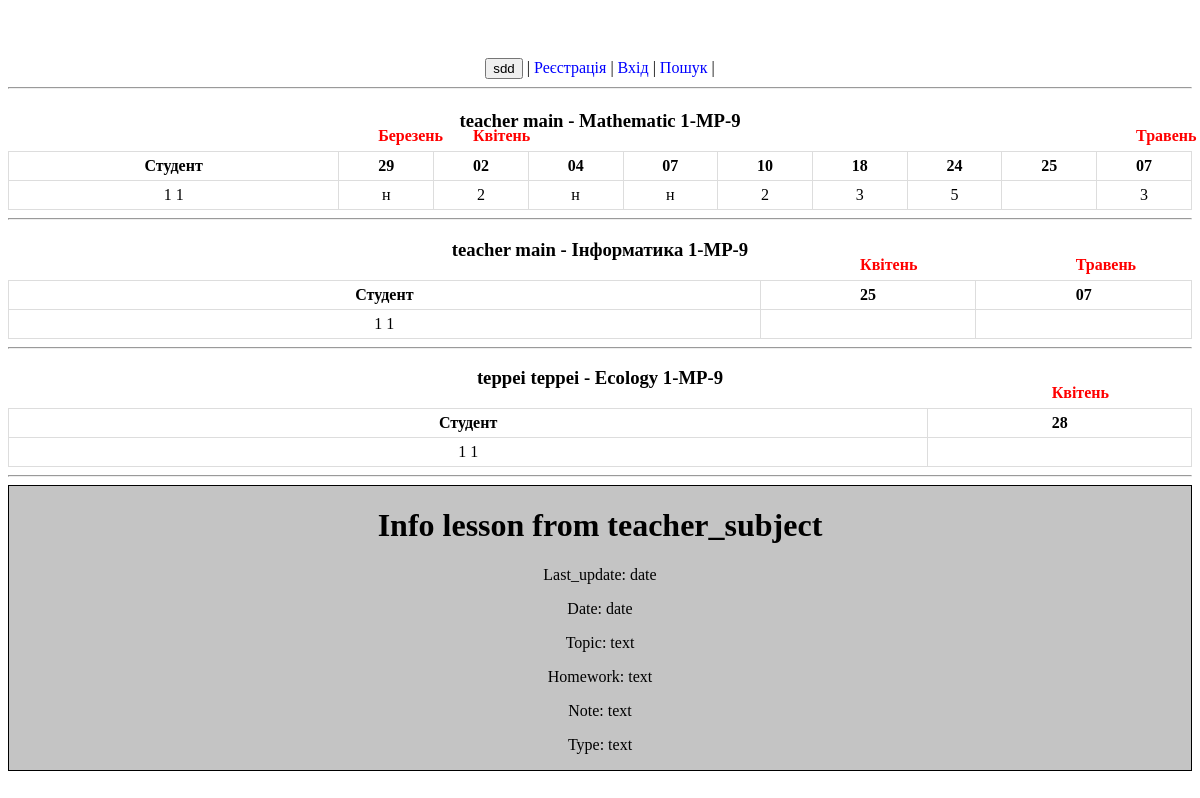
/journal/student-9/, run on an earlier commit of the app's database.
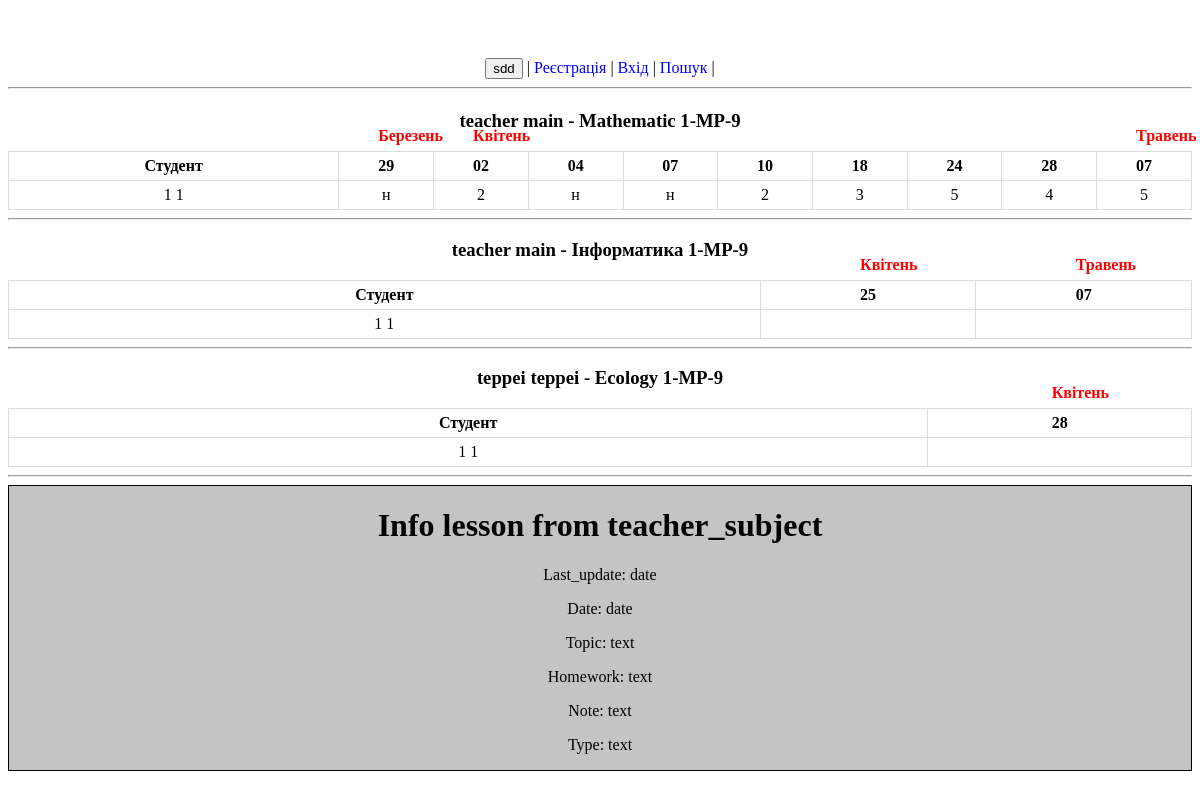
And on a later commit of the database.
### journal/models.py (models this page shows, shortened)
class TeacherSubject(models.Model):
    teacher = models.ForeignKey("Teacher", on_delete=models.CASCADE, verbose_name="Викладач")
    group_subject = models.ForeignKey("GroupSubject", on_delete=models.CASCADE)
    semester = models.PositiveIntegerField(verbose_name="Семестр")
    academic_year = models.CharField(max_length=4, verbose_name="Навчальний рік")
    students = models.CharField(max_length=1000, null=True, verbose_name="Студенти")
    def __str__(self):
        return f"{self.teacher} - {self.group_subject}"
    def get_students(self) -> list:
        return json.loads(self.students)
    def if_exist(self) -> bool:
        if self.students is not None:
            return True
        return False
    def check_student(self, student_pk) -> bool:
        if self.if_exist():
            if str(student_pk) in self.get_students():
                return True
            return False
        return False

class Teacher(models.Model):
    user = models.OneToOneField(settings.AUTH_USER_MODEL, on_delete=models.CASCADE)
    specializations = models.CharField(max_length=1000, null=True, verbose_name="Спеціалізації")
    def __str__(self):
        return str(self.user)

class CustomUser(AbstractBaseUser):
    name = models.CharField(max_length=15, null=False, verbose_name="Ім'я")
    surname = models.CharField(max_length=15, null=False, verbose_name="Прізвище")
    patronymic = models.CharField(max_length=15, blank=True, null=True, verbose_name="По батькові")
    email = models.EmailField(unique=True)  # require
    phone_number = models.CharField(max_length=16, blank=True, null=True, verbose_name="Номер телефону")
    avatar = models.ImageField(upload_to='user/avatar/', blank=True, null=True, verbose_name="Аватар")
    date_of_birth = models.DateField(null=True, verbose_name="День народження")
    about = models.TextField(null=True, verbose_name="Про себе")
    role = models.CharField(max_length=8, null=False, default="Other", verbose_name="Роль")
    is_active = models.BooleanField(default=True)
    is_staff = models.BooleanField(default=False)
    is_admin = models.BooleanField(default=False)
    USERNAME_FIELD = 'email'
    REQUIRED_FIELDS = ["name", "surname"]
    objects = CustomUserManager()
    def __str__(self):
        if self.name and self.surname:
            return f'{self.surname} {self.name}'
        return self.email.split('@')[0]

class GroupSubject(models.Model):
    group = models.ForeignKey('Group', on_delete=models.CASCADE, verbose_name="Група")
    subject = models.ForeignKey('Subject', on_delete=models.CASCADE, verbose_name="Предмет")
    amount_of_hours = models.PositiveIntegerField(verbose_name="Кількість годин")
    def __str__(self):
        return f"{self.subject.name} {self.group.name}"

class Subject(models.Model):
    name = models.CharField(max_length=45, verbose_name="Назва предмету")
    slug = models.SlugField(max_length=45, unique=True, verbose_name="Ідентифікатор")
    short_name = models.CharField(max_length=33, verbose_name="Скорочена назва предмету")
    evaluation_system = models.ForeignKey("EvaluationSystem", on_delete=models.CASCADE, verbose_name="Система оцінювання")

class Group(models.Model):
    name = models.CharField(max_length=45, verbose_name="Назва групи")
    slug = models.SlugField(max_length=45, unique=True, verbose_name="URL")
    teacher = models.OneToOneField('Teacher', on_delete=models.CASCADE)

class Lesson(models.Model):
    date = models.DateField(default=timezone.now, verbose_name="Дата")
    last_update = models.DateTimeField(auto_now=True, verbose_name="Останнє оновлення")
    topic = models.CharField(max_length=200, verbose_name="Тема", null=True)
    homework = models.CharField(max_length=200, verbose_name="Домашнє завдання", null=True)
    note = models.CharField(max_length=200, verbose_name="Примітка", null=True)
    type = models.ForeignKey('LessonType', on_delete=models.CASCADE, verbose_name="Тип")
    teacher_subject = models.ForeignKey("TeacherSubject", on_delete=models.CASCADE)

class Student(models.Model):
    user = models.OneToOneField(settings.AUTH_USER_MODEL, on_delete=models.CASCADE)
    group = models.ForeignKey("Group", on_delete=models.CASCADE, verbose_name="Група")
    def __str__(self):
        return str(self.user)

class StudentLesson(models.Model):
    lesson = models.ForeignKey("Lesson", on_delete=models.CASCADE, verbose_name="Предмет")
    student = models.ForeignKey("Student", on_delete=models.CASCADE, verbose_name="Студент")
    mark = models.CharField(max_length=3, null=True, verbose_name="Оцінка")
    date = models.DateField(auto_now_add=True, verbose_name="Дата")

### journal/views.py (the view, shortened to what this page needs)
# urls.py: path('journal/student-<int:student_pk>/', student_journal, name="student_journal"),
def student_journal(request, student_pk):
    student_obj = Student.objects.get(pk=student_pk)
    group_subject_objs = GroupSubject.objects.filter(group=student_obj.group)
    group_teacher_subject_objs = TeacherSubject.objects.filter(group_subject__in=group_subject_objs)
    st_teacher_subject_objs = [obj for obj in group_teacher_subject_objs if obj.check_student(student_pk)]
    lesson_objs = Lesson.objects.filter(teacher_subject__in=st_teacher_subject_objs)
    st_lesson_objs = StudentLesson.objects.filter(lesson__in=lesson_objs, student=student_obj).order_by('lesson__date')
    months = {}
    for st_teacher_subject_obj in st_teacher_subject_objs:
        l_lesson_objs = Lesson.objects.filter(teacher_subject=st_teacher_subject_obj)
        l_months = {}
        for lesson_obj in l_lesson_objs:
            month = number_to_month(lesson_obj.date.month)
            if month not in l_months.values():
                l_months.update({lesson_obj.pk: month})
                months.update({lesson_obj.pk: month})
    context = {
        'title': 'Student journal',
        'student': student_obj,
        'st_teacher_subjects': st_teacher_subject_objs,
        'lessons': lesson_objs,
        'student_lessons': st_lesson_objs,
        'months': json.dumps(months),
    }
    return render(request, 'journal/student_journal.html', context=context)

### journal/views.py (called while the page is built)
def number_to_month(number):
    if number == 1:
        return "Січень"
    elif number == 2:
        return "Лютий"
    elif number == 3:
        return "Березень"
    elif number == 4:
        return "Квітень"
    elif number == 5:
        return "Травень"
    elif number == 6:
        return "Червень"
    elif number == 7:
        return "Липень"
    elif number == 8:
        return "Серпень"
    elif number == 9:
        return "Вересень"
    elif number == 10:
        return "Жовтень"
    elif number == 11:
        return "Листопад"
    elif number == 12:
        return "Грудень"
    else:
        return "Undefind"

### journal/templates/journal/student_journal.html (shortened to what this page needs)
{% extends 'journal/base.html' %}
{% block main %}
{% for obj in st_teacher_subjects %}
    <h3>{{ obj }}</h3>
    <table>
        <tr>
            <th>Студент</th>
            {% for lesson in lessons %}
                {% if obj == lesson.teacher_subject %}
                    <th class="lesson_date" id="lesson{{ lesson.pk }}" data-lesson-pk="{{ lesson.pk }}" style="position: relative;">
                        <span>{{ lesson.date | date:"d" }}</span>
                    </th>
                {% endif %}
            {% endfor %}
        </tr>
        <tr>
            <td>{{ student }}</td>
            {% for lesson in lessons %}
                {% if obj == lesson.teacher_subject %}
                <td>
                    {% for student_lesson in student_lessons %}
                        {% if lesson == student_lesson.lesson %}
                            {{ student_lesson.mark }}
                        {% endif %}
                    {% endfor%}
                </td>
                {% endif %}
            {% endfor %}
        </tr>
    </table>
<hr>
{% endfor %}
<div id="lesson_info" style="background-color: #c4c4c4; border: 1px solid black;">
    <h1>Info lesson from <span id="lesson-info-teacher_subject">teacher_subject</span></h1>
    <p>Last_update: <span id="lesson-info-last_update">date</span></p>
    <p>Date: <span id="lesson-info-date">date</span></p>
    <p>Topic: <span id="lesson-info-topic">text</span></p>
    <p>Homework: <span id="lesson-info-homework">text</span></p>
    <p>Note: <span id="lesson-info-note">text</span></p>
    <p>Type: <span id="lesson-info-type">text</span></p>
</div>
{% endblock %}

What changed in the data, as far as the page shows it:
changed Lesson (number 8 of 12 on the later page): date "25" → "28"
added StudentLesson: mark "4", shown under Lesson (number 8 of 12 on the later page)
changed StudentLesson (number 9 of 9 on the later page): mark "3" → "5"
